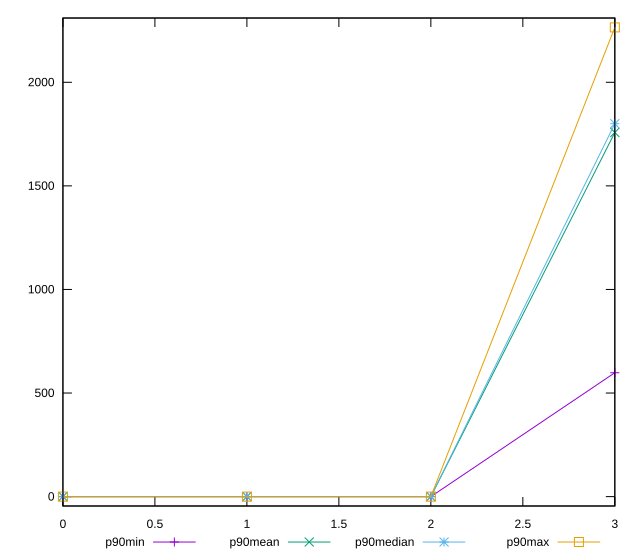

Reproduce this figure in gnuplot.
reset

$p90Min <<EOF
0 0
1 0
2 0
3 598
EOF

$p90Mean <<EOF
0 0
1 0
2 0
3 1757.8510638297873
EOF

$p90Median <<EOF
0 0
1 0
2 0
3 1800
EOF

$p90Max <<EOF
0 0
1 0
2 0
3 2265
EOF

set key outside below
set xrange [0:3]
set yrange [-45.300000000000004:2310.3]
set trange [-45.300000000000004:2310.3]
set terminal svg size 640, 560 enhanced background rgb 'white'
set output "reports/report_00027_2021-02-24T12-40-31.850Z/render-blocking-resources/progression/value.svg"

plot $p90Min title "p90min" with linespoints, \
     $p90Mean title "p90mean" with linespoints, \
     $p90Median title "p90median" with linespoints, \
     $p90Max title "p90max" with linespoints

reset
